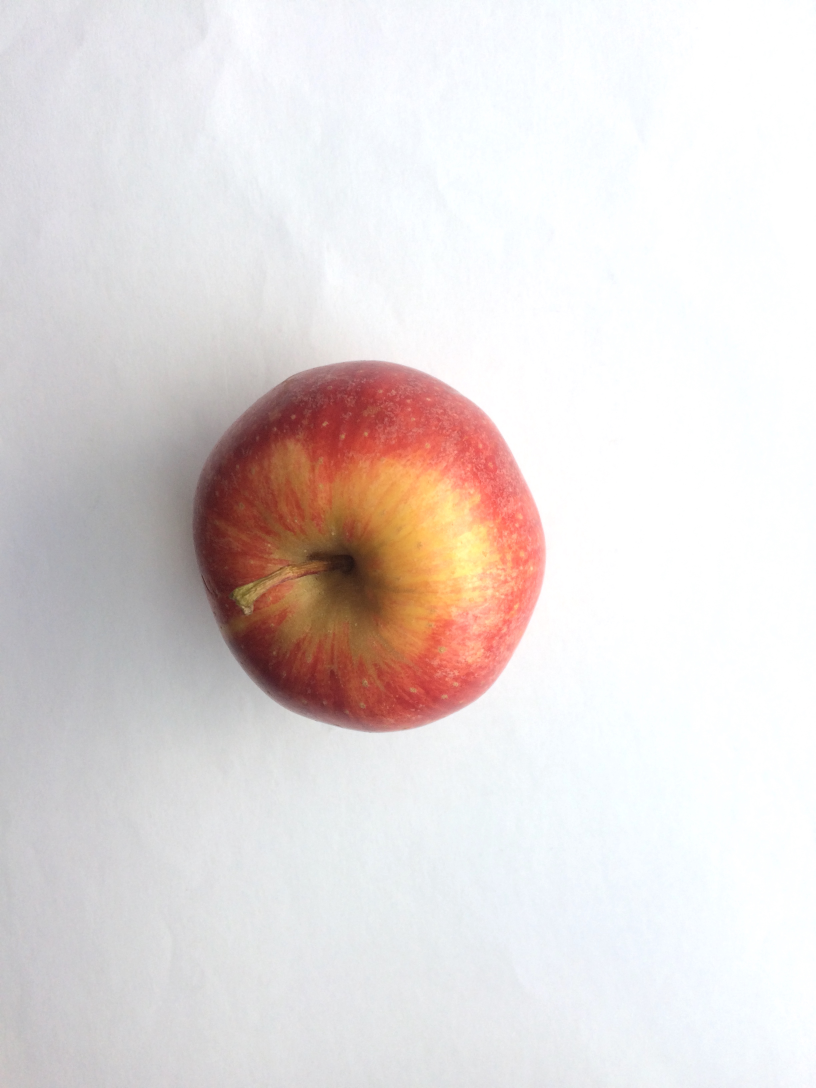
#> input picture obj_recognition/apple.JPG, 2448 x 3264 px, found by its file name (shown at 1/3 size)
$ python videocapture.py   (older library calls are emulated)
#> lines starting #> are read from the running program, lines starting #| are printed output that depends on the picture; after the words box and inside, x2 and y2 are one past the last pixel; in counts of white or black regions, pixels touching at a corner belong together
#from sklearn.cluster import KMeans
from matplotlib import pyplot as plt
import numpy as np
import cv2
#import cv2.xfeatures2d
#import utils

# [4 lines left out: function denoise, not called in this run]

def backgroundSubtraction(img, background):
	# This method extracts the foreground item from the background
	fgbg = cv2.createBackgroundSubtractorMOG2(1, 355, False)
	fgmask = fgbg.apply(background)
	fgmask = fgbg.apply(img)
	displayImg('fgmask', fgmask)
	blurbg = cv2.GaussianBlur(img,(15,15),0)
	displayImg('blurmask',blurbg)
	invmask = cv2.bitwise_not(fgmask)
	blurbg = cv2.bitwise_and(blurbg,blurbg,mask = invmask)
	subtracted = cv2.bitwise_and(img,img,mask = fgmask)
	subtracted = cv2.bitwise_or(subtracted,blurbg)
	displayImg('subtracted',subtracted)
	return subtracted, fgmask

def resizeImg(img):
	img = cv2.resize(img, (0,0), fx=0.2, fy=0.2)
	return img

def displayImg(title,img):
	# This method simply displays the image to the user
	cv2.imshow(title,img)
	cv2.waitKey(0)

# [10 lines left out: function cropImg, not called in this run]

def findObjectCanny(img, mask):
	# This method implements the Canny Edge Detector where the thresholds are auto-calculated

	# Compute the median of the single channel pixel intensities
	#v = np.median(blur)
	# Apply automatic Canny edge detection using the computed median
	#lower = int(max(0, (1.0 - sigma) * v))
	#upper = int(min(255, (1.0 + sigma) * v))
	#img = cv2.GaussianBlur(img,(5,5),0)

	gray = cv2.cvtColor(img,cv2.COLOR_BGR2GRAY)
	displayImg('gray',gray)
	blurred = cv2.medianBlur(gray,5)
	displayImg('blurred',blurred)
	th = cv2.adaptiveThreshold(blurred,255,cv2.ADAPTIVE_THRESH_GAUSSIAN_C,cv2.THRESH_BINARY,11,2)
	displayImg('th',th)
	kernel = np.ones((5,5),np.uint8)
	opened = cv2.morphologyEx(th, cv2.MORPH_OPEN, kernel)
	displayImg('opened',opened)
	edged = cv2.Canny(opened, 15, 255)
	displayImg('edged',edged)
	_,contours,_ = cv2.findContours(edged, cv2.RETR_TREE, cv2.CHAIN_APPROX_SIMPLE)
	contours = sorted(contours, key = cv2.contourArea, reverse = True)
	cnts = contours[0]
	mask = np.zeros(gray.shape, dtype=np.uint8)
	cv2.drawContours(mask, [cnts], -1, (255, 0, 0), -1)
	displayImg('contoured',mask)
	object = cv2.bitwise_and(img,img,mask = mask)
	displayImg('object',object)
	object, mask = cropImg(object, mask)
	displayImg('cropped',object)

	return object, mask

# [10 lines left out: function orbDetect, not called in this run]
'''
def freakDetect(img,template):
	freakExtractor = cv2.xfeatures2d.FREAK_create()
	kp1,des1=freakExtractor.compute(img,None)
	kp2,des2=freakExtractor.compute(template,None)
	bf=cv2.BFMatcher()
	matches=bf.knnMatch(des1,des2,k=2)
	matches=sorted(matches,key=lambda x:x.distance)
	img3=cv2.drawMatchesKnn(img1,kp1,img2,kp2,matches,None,flags=2)
	plt.imshow(img3),plt.imshow()
	cv2.waitKey(0)
'''
# [30 lines left out: functions KMean, colourHist, not called in this run]

img = cv2.imread('apple.jpg')
#> img is the input picture: shape (3264, 2448, 3); mean B, G, R 218, 219.3, 227
background = cv2.imread('background.jpg')
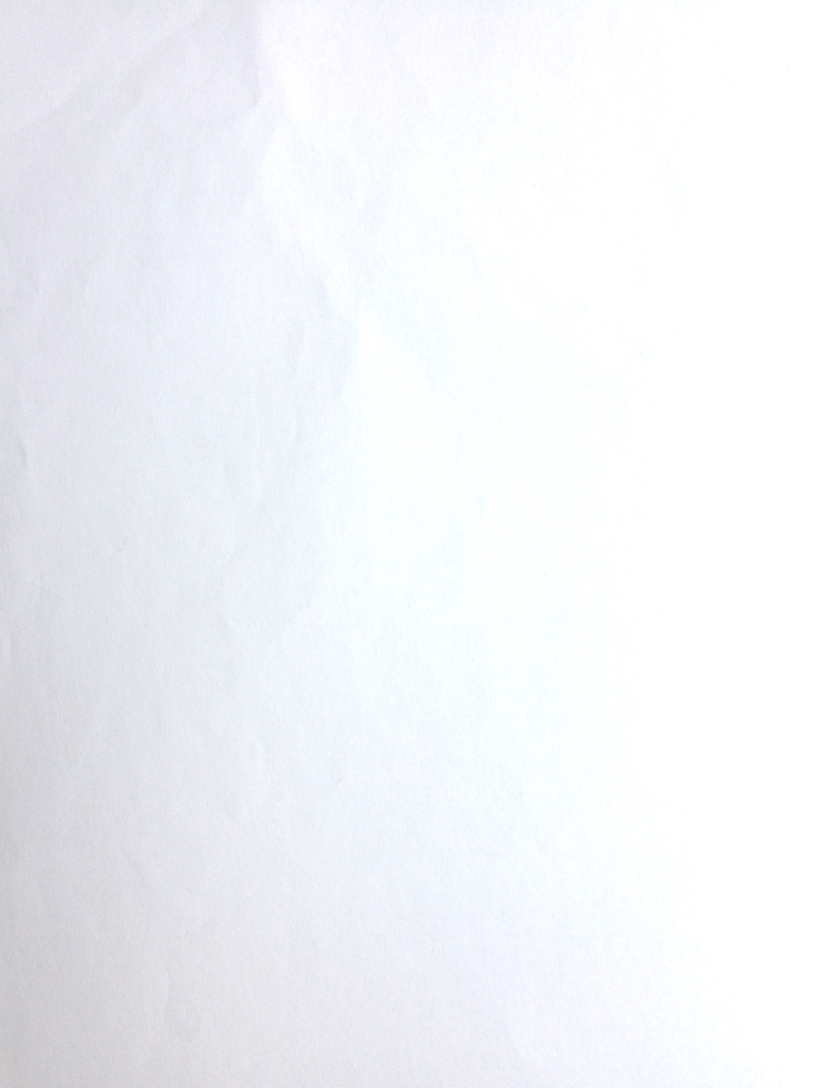
#> input picture obj_recognition/background.JPG, 2448 x 3264 px, found by its file name (shown at 1/3 size)
#> background is the input picture: shape (3264, 2448, 3); mean B, G, R 247.8, 243.7, 241.9
img = resizeImg(img)
background = resizeImg(background)
#> in resizeImg (call 2), `img = cv2.resize(img, (0,0), fx=0.2, fy=0.2)`:
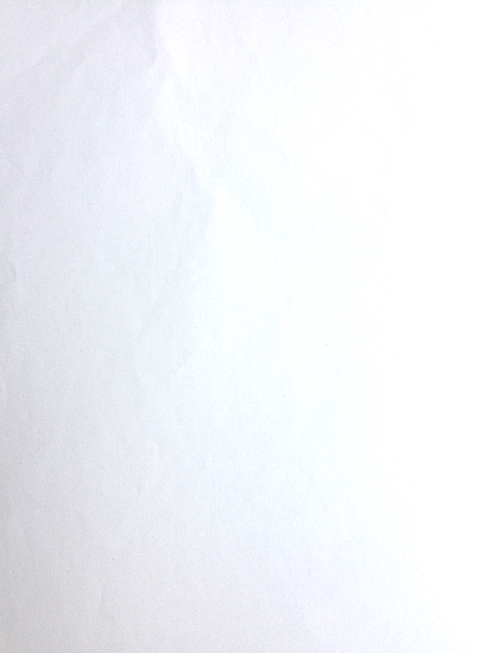
#> img: shape (653, 490, 3); mean of channels 0, 1, 2 247.8, 243.7, 241.9; drawn as B, G, R
displayImg('original',img)
subtracted, fgmask = backgroundSubtraction(img,background)
#> in backgroundSubtraction, `fgmask = fgbg.apply(background)`: fgmask: shape (653, 490); every value is 255
#> in backgroundSubtraction, `fgmask = fgbg.apply(img)`:
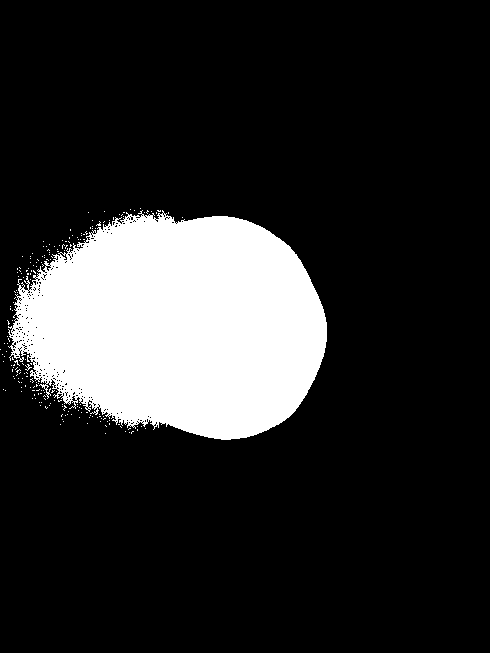
#> fgmask: shape (653, 490); 17.1% white; 208 white regions (207 under 20 px), largest, box (x1, y1, x2, y2) and area: (8, 210, 327, 440) 54195
#> in backgroundSubtraction, `blurbg = cv2.bitwise_and(blurbg,blurbg,mask = invmask)`:
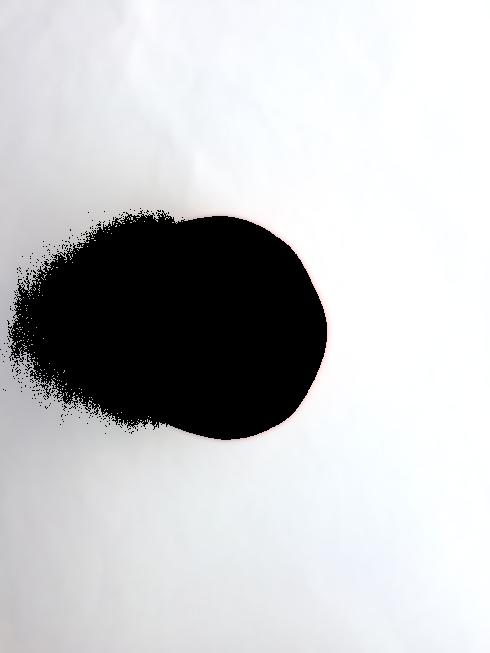
#> blurbg: shape (653, 490, 3); mean of channels 0, 1, 2 199.1, 197.4, 196.4; drawn as B, G, R
#> in backgroundSubtraction, `subtracted = cv2.bitwise_and(img,img,mask = fgmask)`:
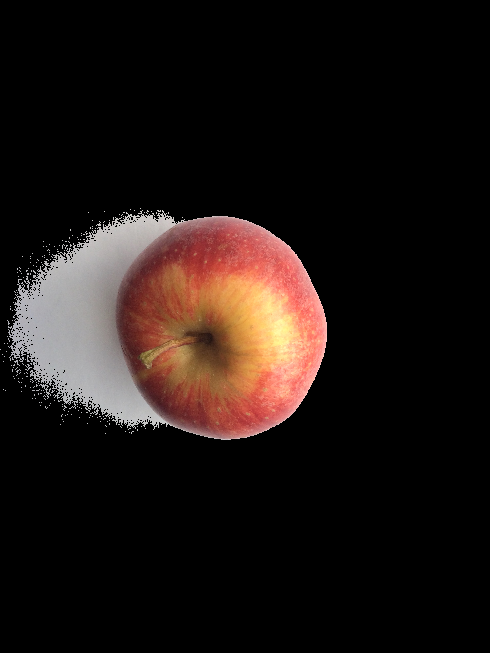
#> subtracted: shape (653, 490, 3); mean of channels 0, 1, 2 18.9, 21.8, 30.6; drawn as B, G, R
object, fgmaskc = findObjectCanny(subtracted, fgmask)
#> in findObjectCanny, `gray = cv2.cvtColor(img,cv2.COLOR_BGR2GRAY)`:
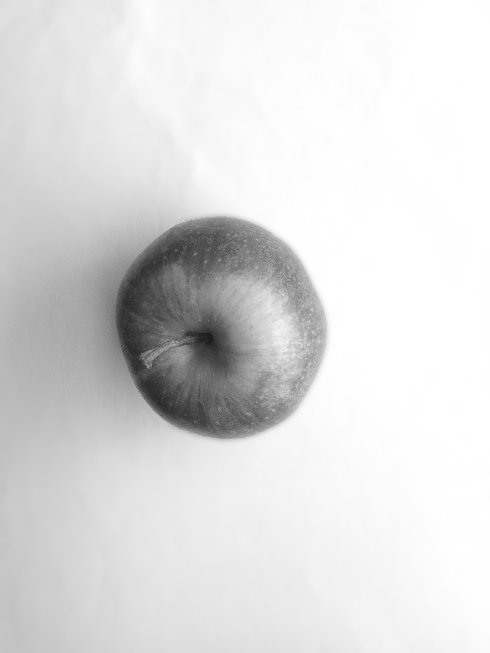
#> gray: shape (653, 490); min 21, max 255, mean 221.4
#> in findObjectCanny, `th = cv2.adaptiveThreshold(blurred,255,cv2.ADAPTIVE_THRESH_GAUSSIAN_C,..`:
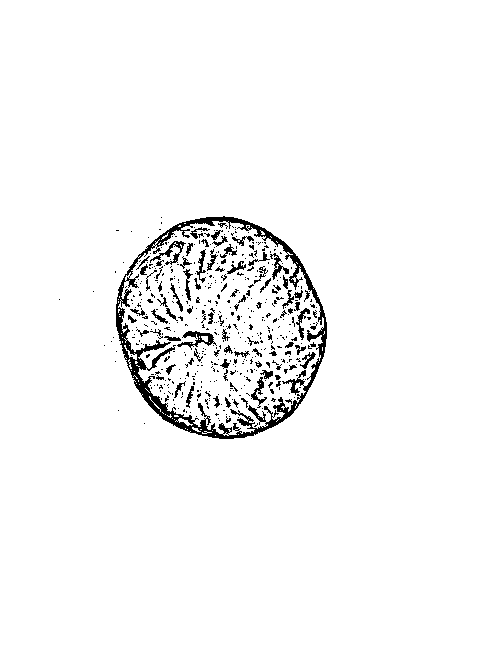
#> th: shape (653, 490); 96.5% white; 492 black regions (411 under 20 px), largest, box (x1, y1, x2, y2) and area: (116, 216, 327, 439) 5419, (177, 331, 217, 350) 275, (150, 241, 186, 265) 219
#orbDetect(object)
colour_set = colourHist(object, fgmaskc) #currently no use for fgmaskc
#freakDetect(object, img)
#KMean(object)
cv2.destroyAllWindows
#background = resizeImg(background)
#denoisedImg = denoise(img)
#denoisedBg = denoise(background)
